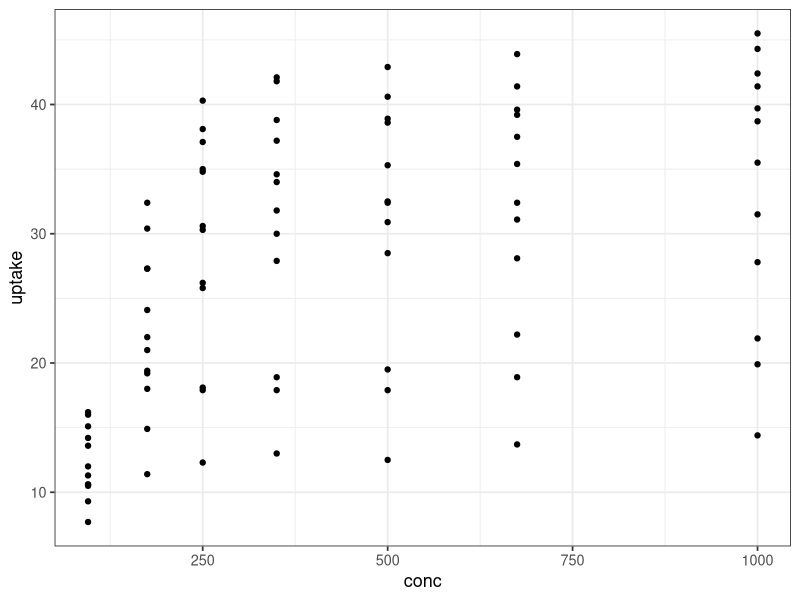
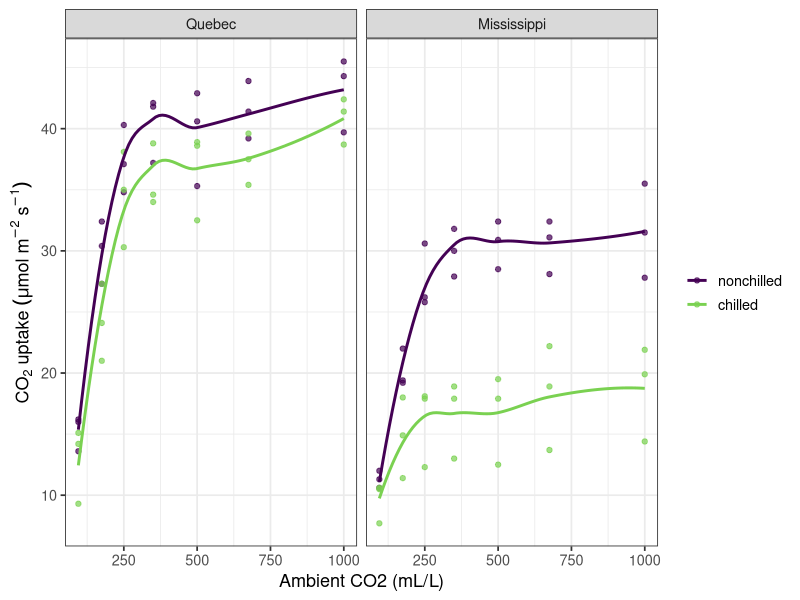
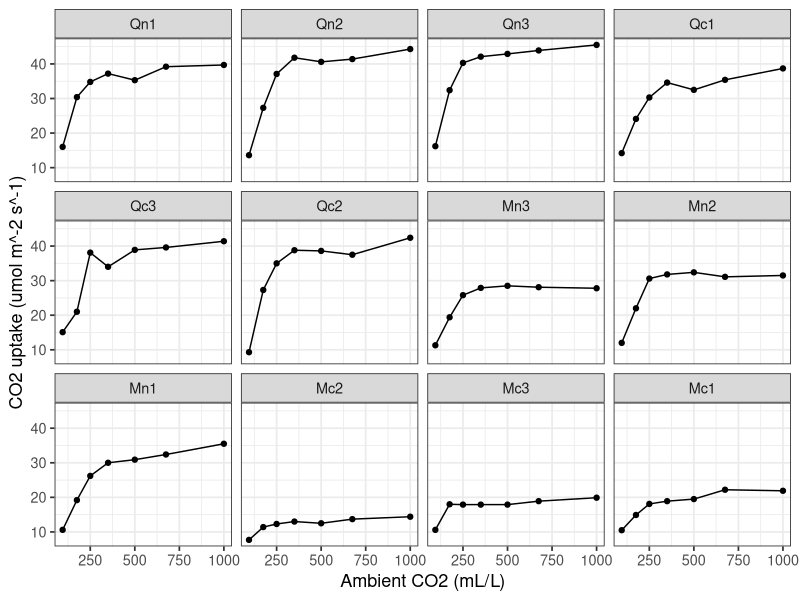
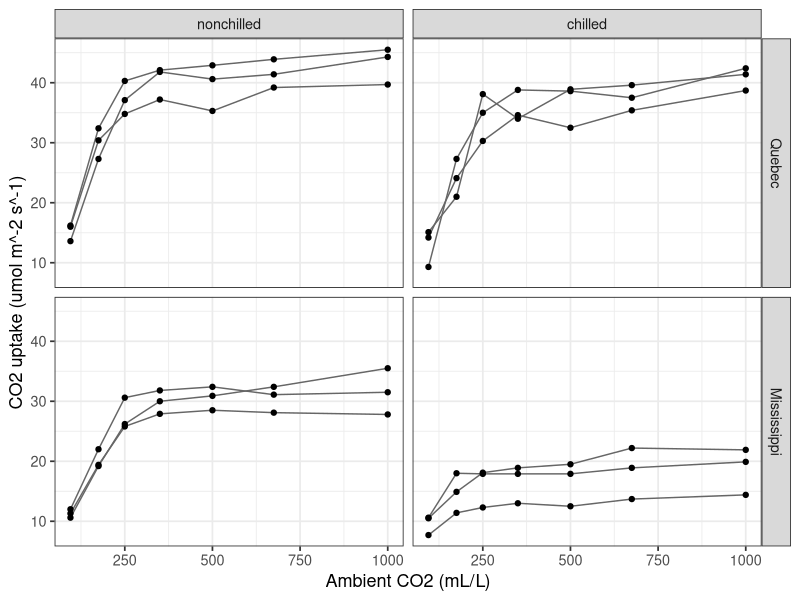
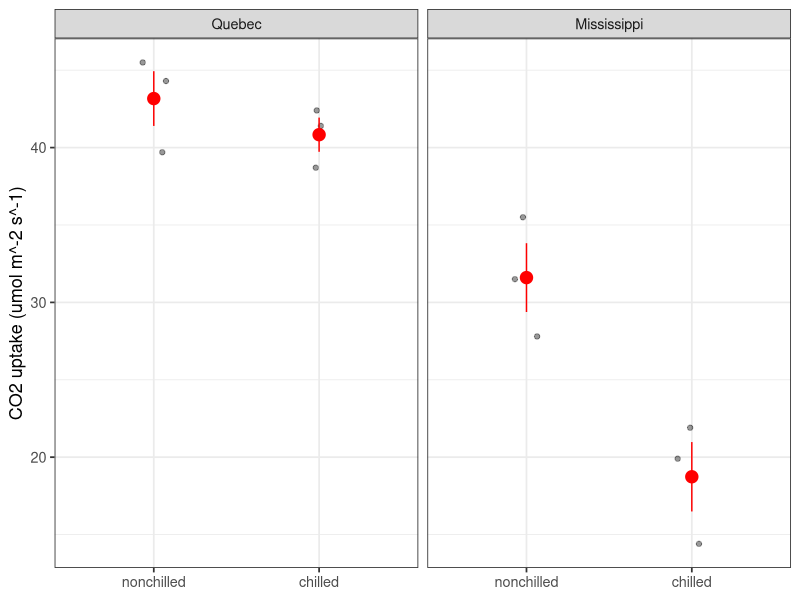
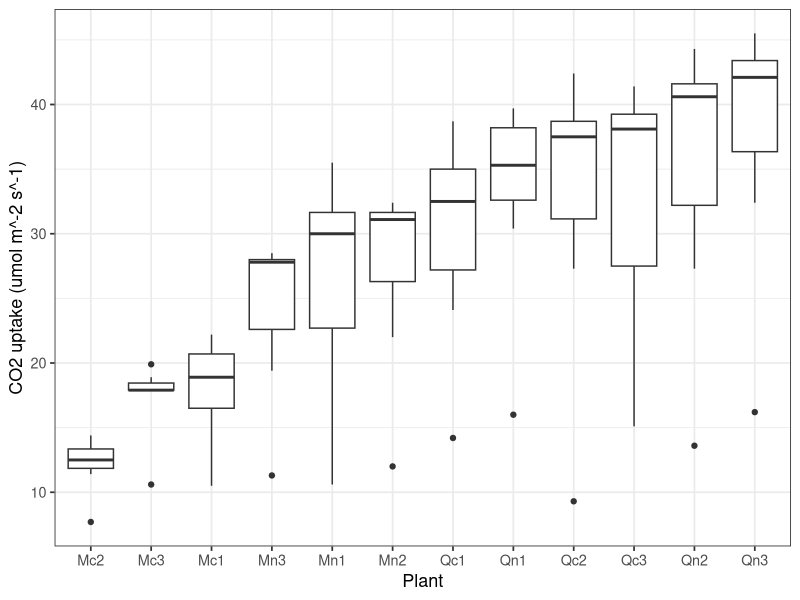
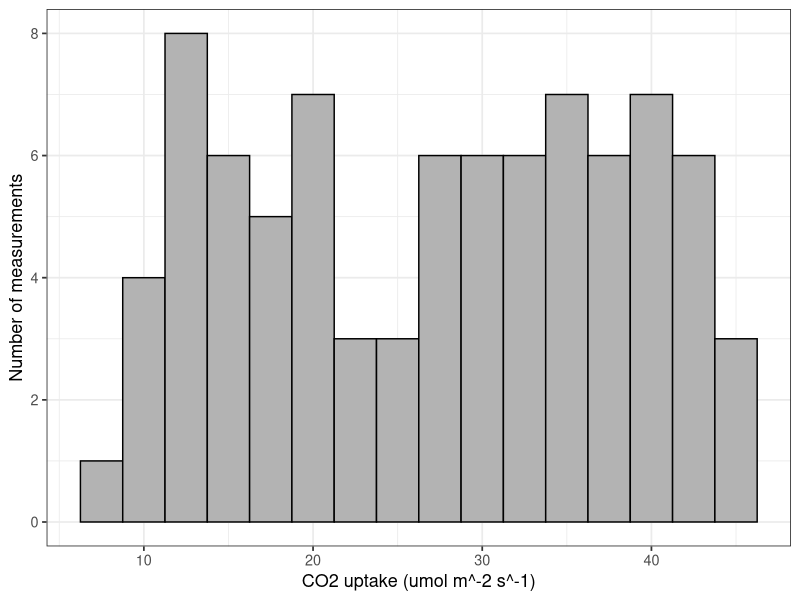

The R source for these figures, in order:
## ---- chunk 1
#| label: setup-dd
#| include: false
library(ggplot2)
theme_set(theme_bw(base_size = 13))
## ---- chunk 2
#| label: fig-dd-template
#| fig-cap: "The minimal ggplot: data, mapping, geom."
#| fig-height: 3.5
ggplot(data = CO2, aes(x = conc, y = uptake)) +
  geom_point()
## ---- chunk 3
#| label: fig-dd-scatter
#| fig-cap: "Points for the data, a smoother for the trend, color for a grouping variable, and panels for a second one."
#| fig-height: 3.5
ggplot(CO2, aes(x = conc, y = uptake, color = Treatment)) +
  geom_point(alpha = 0.7) +
  geom_smooth(se = FALSE, method = "loess", formula = y ~ x) +
  facet_wrap(~ Type) +
  scale_color_viridis_d(end = 0.8) +
  labs(x = "Ambient CO2 (mL/L)",
       y = expression(CO[2]~uptake~(mu*mol~m^-2~s^-1)),
       color = NULL)
## ---- chunk 4
#| label: fig-dd-wrap
#| fig-cap: "facet_wrap(): one panel per plant, arranged in 4 columns."
#| fig-height: 5
ggplot(CO2, aes(x = conc, y = uptake)) +
  geom_line() +
  geom_point() +
  facet_wrap(~ Plant, ncol = 4) +
  labs(x = "Ambient CO2 (mL/L)", y = "CO2 uptake (umol m^-2 s^-1)")
## ---- chunk 5
#| label: fig-dd-grid
#| fig-cap: "facet_grid(): rows are plant origin, columns are treatment. Each line is one plant."
#| fig-height: 4.5
ggplot(CO2, aes(x = conc, y = uptake, group = Plant)) +
  geom_line(color = "grey40") +
  geom_point() +
  facet_grid(Type ~ Treatment) +
  labs(x = "Ambient CO2 (mL/L)", y = "CO2 uptake (umol m^-2 s^-1)")
## ---- chunk 6
#| label: fig-dd-groups
#| fig-cap: "Uptake at the highest CO2 concentration (1000 mL/L). Raw data (jittered points, one per plant, n = 3 per group) with the group mean +/- 1 SE drawn on top."
#| fig-height: 3.5
co2_high <- subset(CO2, conc == 1000)  # one measurement per plant

ggplot(co2_high, aes(x = Treatment, y = uptake)) +
  geom_jitter(width = 0.1, height = 0, alpha = 0.4) +
  stat_summary(fun.data = mean_se, color = "red", size = 0.8) +
  facet_wrap(~ Type) +
  labs(x = NULL, y = "CO2 uptake (umol m^-2 s^-1)")
## ---- chunk 7
#| label: fig-dd-reorder
#| fig-cap: "Plants ordered by median uptake rather than alphabetically."
#| fig-height: 3.5
ggplot(CO2, aes(x = reorder(Plant, uptake, FUN = median), y = uptake)) +
  geom_boxplot() +
  labs(x = "Plant", y = "CO2 uptake (umol m^-2 s^-1)")
## ---- chunk 8
#| label: fig-dd-hist
#| fig-cap: "A histogram. Try several binwidths; the default is rarely the best."
#| fig-height: 3
ggplot(CO2, aes(x = uptake)) +
  geom_histogram(binwidth = 2.5, fill = "grey70", color = "black") +
  labs(x = "CO2 uptake (umol m^-2 s^-1)", y = "Number of measurements")
